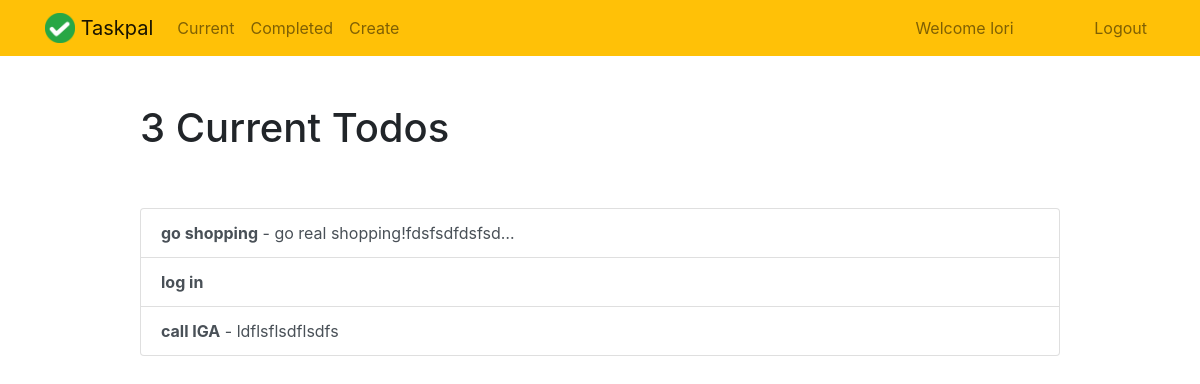
/current/ (signed in), run on the app's committed database.
### todo/models.py (models this page shows, shortened)
class Todo(models.Model):
    title = models.CharField(max_length=100)
    memo = models.TextField(blank=True) #blank=True means they don't necessarily NEED to fill anything in there
    created = models.DateTimeField(auto_now_add=True) #it will automatically log creation time - it is not editable
    datecompleted = models.DateTimeField(null=True, blank=True) #if this is set then todo is completed
    important = models.BooleanField(default=False)
    user = models.ForeignKey(User, on_delete=models.CASCADE) #to connect todo to a specific user

### todo/views.py (the view)
# urls.py: path('current/', views.currenttodos, name='currenttodos'),
@login_required #deocrator to only allow function if logged in
def currenttodos(request):
    todos = Todo.objects.filter(user=request.user, datecompleted__isnull=True)
    return render(request, 'todo/currenttodos.html', {'todos':todos})

### todo/templates/todo/currenttodos.html
{% extends "todo/base.html" %}
{% block content %}
    <div class="row justify-content-center mt-5">
        <div class="col-md-10">
            {% if todos %}
                 <h1>{{ todos.count }} Current Todo{{ todos.count|pluralize }}</h1>
            {% else %}
                           <h1>Current Todos</h1>
            {% endif %}
        </div>
    </div>
    <div class="row justify-content-center mt-5">
        <div class="col-md-10">
        {% if todos %}
            <div class="list-group">
                {% for todo in todos %}
                    <a href="{% url 'viewtodo' todo.id %}" class="list-group-item list-group-item-action{% if todo.important %} list-group-item-danger{% endif %}"><b>{{ todo.title }}</b>{% if todo.memo %} - {{ todo.memo|truncatechars:30 }}{% endif %}</a>
                {% endfor %}
            </div>
        {% else %}
            <div class="text-center">
                <h2>Looks like you don't have any todos! Nice work.</h2>
            <br>
            <a role="button" class="btn btn-primary" href="{% url 'createtodo' %}">New Todo</a>
            </div>
        {% endif %}
        </div>
    </div>
{% endblock %}

### todo/templates/todo/base.html (shortened to what this page needs)
{% load static %}
<!doctype html>
<html lang="en">
<head>
    <link rel="stylesheet" href="https://stackpath.bootstrapcdn.com/bootstrap/4.4.1/css/bootstrap.min.css">
</head>
<body>
<nav class="navbar navbar-expand-md navbar-light bg-warning" style="color: #212529;">
<div class="container">
    <a class="navbar-brand" href="{% url 'home' %}">
         <img src="{% static 'todo/logo.png' %}" width="30" height="30" class="d-inline-block align-top">
        <span>Taskpal</span>
    </a>
    <div class="collapse navbar-collapse" id="navbarNav">
    {% if user.is_authenticated %}
        <ul class="navbar-nav mr-auto">
                <li class="nav-item {{ current }}">
                    <a class="nav-link" href="{% url 'currenttodos' %}">Current</a>
                </li>
                <li class="nav-item {{ completed }}">
                    <a class="nav-link" href="{% url 'completedtodos' %}">Completed</a>
                </li>
                <li class="nav-item {{ create }}">
                    <a class="nav-link" href="{% url 'createtodo' %}">Create</a>
                </li>
                <li style="margin-left: 500px"class="nav-item">
                    <a class="nav-link">Welcome {{ request.user.username }}</a>
                </li>
        </ul>
    {% endif %}
    <ul class="navbar-nav ml-auto">
            {% if user.is_authenticated %}
                <li class="nav-item">
                    <a href="#" onclick="$('#signOutBtn').click()" class="nav-link">Logout</a>
                </li>
            {% endif %}
        </ul>
    </div>
</div>
</nav>
<div class="container">
{% block content %}{% endblock %}
</div>
</body>
</html>

### data on the page
Todo: title "go shopping", memo "go real shopping!fdsfsdfdsfsd…"
Todo: title "log in"
Todo: title "call IGA", memo "ldflsflsdflsdfs"

### other printed values
{{ request.user.username }} "lori"
{{ todos.count }} "3"
